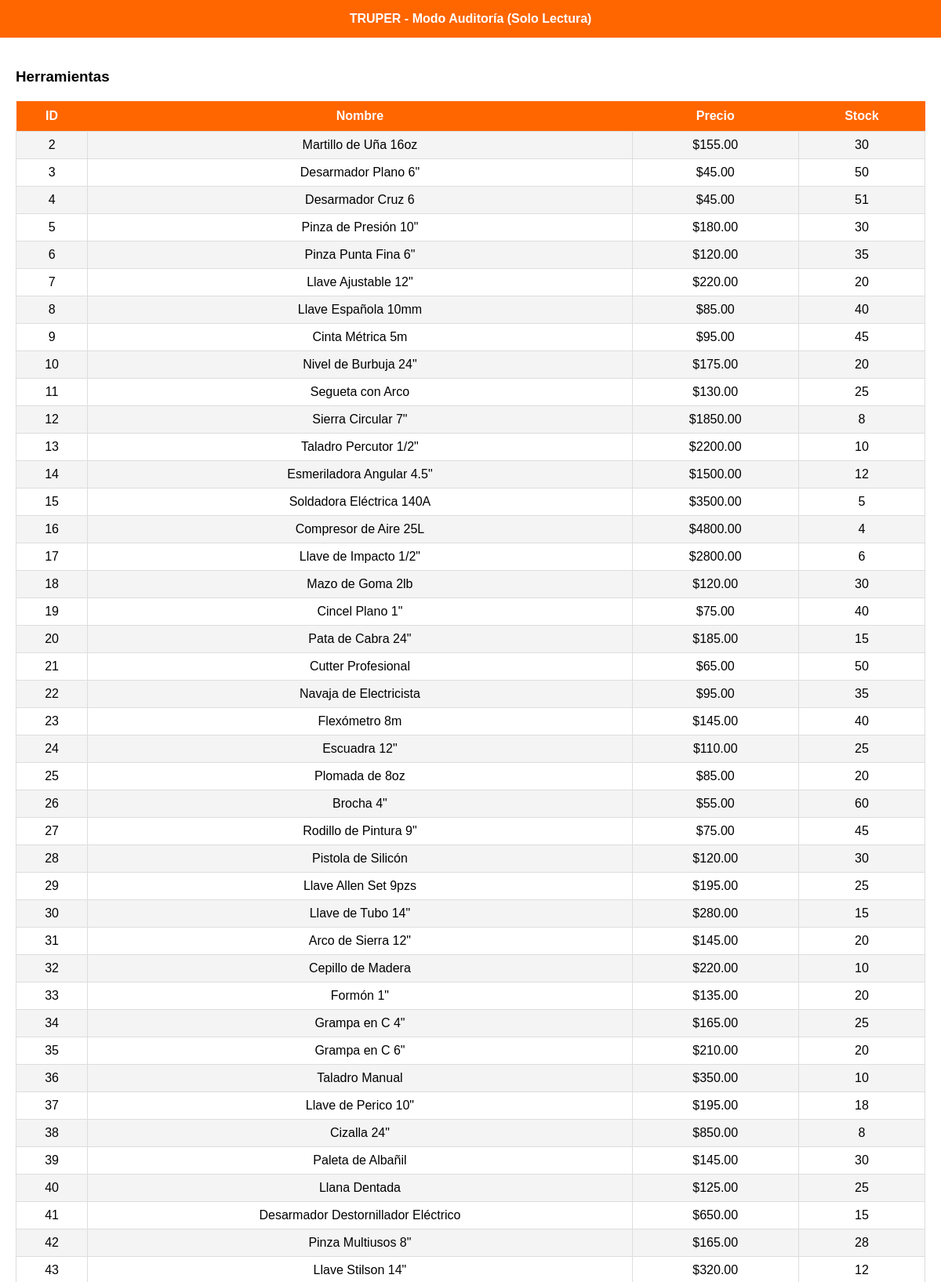
Page /auditoria.php (upper part) on the committed database.
### tables this page shows
CREATE TABLE `herramientas` (
  `id` int NOT NULL AUTO_INCREMENT,
  `nombre` varchar(100) NOT NULL,
  `precio` decimal(10,2) DEFAULT NULL,
  `stock` int DEFAULT '0',
  PRIMARY KEY (`id`)
);

### auditoria.php (the view, shortened to what this page needs)
<?php
$conn = new mysqli('localhost','audit_user','Audit*2026','truperocho');
$resultado = $conn->query("SELECT * FROM herramientas");
?>
<!DOCTYPE html>
<html lang="es">
<head>
</head>
<body>
<nav><b>TRUPER - Modo Auditoría (Solo Lectura)</b></nav>
<div class="container">
    <h3>Herramientas </h3>
    <table>
        <tr><th>ID</th><th>Nombre</th><th>Precio</th><th>Stock</th></tr>
        <?php while($row=$resultado->fetch_assoc()): ?>
        <tr>
            <td><?=$row['id']?></td>
            <td><?=$row['nombre']?></td>
            <td>$<?=$row['precio']?></td>
            <td><?=$row['stock']?></td>
        </tr>
        <?php endwhile; ?>
    </table>
</div>
</body>
</html>

### auditoria.php (style rules this page uses)
body { font-family:Arial,sans-serif;margin:0; }
nav { background:#ff6600;padding:15px;color:white;text-align:center; }
.container { padding:20px; }
table { width:100%;border-collapse:collapse;margin-top:20px; }
th { background:#ff6600;color:white;padding:10px; }
td { padding:8px;border:1px solid #ddd;text-align:center; }
tr:nth-child(even) { background:#f4f4f4; }

### rows in the picture
herramientas: id "2", nombre "Martillo de Uña 16oz", precio "155.00", stock "30"
herramientas: id "3", nombre "Desarmador Plano 6\"", precio "45.00", stock "50"
herramientas: id "4", nombre "Desarmador Cruz 6", precio "45.00", stock "51"
herramientas: id "5", nombre "Pinza de Presión 10\"", precio "180.00", stock "30"
herramientas: id "6", nombre "Pinza Punta Fina 6\"", precio "120.00", stock "35"
herramientas: id "7", nombre "Llave Ajustable 12\"", precio "220.00", stock "20"
herramientas: id "8", nombre "Llave Española 10mm", precio "85.00", stock "40"
herramientas: id "9", nombre "Cinta Métrica 5m", precio "95.00", stock "45"
herramientas: id "10", nombre "Nivel de Burbuja 24\"", precio "175.00", stock "20"
herramientas: id "11", nombre "Segueta con Arco", precio "130.00", stock "25"
herramientas: id "12", nombre "Sierra Circular 7\"", precio "1850.00", stock "8"
herramientas: id "13", nombre "Taladro Percutor 1/2\"", precio "2200.00", stock "10"
herramientas: id "14", nombre "Esmeriladora Angular 4.5\"", precio "1500.00", stock "12"
herramientas: id "15", nombre "Soldadora Eléctrica 140A", precio "3500.00", stock "5"
herramientas: id "16", nombre "Compresor de Aire 25L", precio "4800.00", stock "4"
herramientas: id "17", nombre "Llave de Impacto 1/2\"", precio "2800.00", stock "6"
herramientas: id "18", nombre "Mazo de Goma 2lb", precio "120.00", stock "30"
herramientas: id "19", nombre "Cincel Plano 1\"", precio "75.00", stock "40"
herramientas: id "20", nombre "Pata de Cabra 24\"", precio "185.00", stock "15"
herramientas: id "21", nombre "Cutter Profesional", precio "65.00", stock "50"
herramientas: id "22", nombre "Navaja de Electricista", precio "95.00", stock "35"
herramientas: id "23", nombre "Flexómetro 8m", precio "145.00", stock "40"
herramientas: id "24", nombre "Escuadra 12\"", precio "110.00", stock "25"
herramientas: id "25", nombre "Plomada de 8oz", precio "85.00", stock "20"
herramientas: id "26", nombre "Brocha 4\"", precio "55.00", stock "60"
herramientas: id "27", nombre "Rodillo de Pintura 9\"", precio "75.00", stock "45"
herramientas: id "28", nombre "Pistola de Silicón", precio "120.00", stock "30"
herramientas: id "29", nombre "Llave Allen Set 9pzs", precio "195.00", stock "25"
herramientas: id "30", nombre "Llave de Tubo 14\"", precio "280.00", stock "15"
herramientas: id "31", nombre "Arco de Sierra 12\"", precio "145.00", stock "20"
herramientas: id "32", nombre "Cepillo de Madera", precio "220.00", stock "10"
herramientas: id "33", nombre "Formón 1\"", precio "135.00", stock "20"
herramientas: id "34", nombre "Grampa en C 4\"", precio "165.00", stock "25"
herramientas: id "35", nombre "Grampa en C 6\"", precio "210.00", stock "20"
herramientas: id "36", nombre "Taladro Manual", precio "350.00", stock "10"
herramientas: id "37", nombre "Llave de Perico 10\"", precio "195.00", stock "18"
herramientas: id "38", nombre "Cizalla 24\"", precio "850.00", stock "8"
herramientas: id "39", nombre "Paleta de Albañil", precio "145.00", stock "30"
herramientas: id "40", nombre "Llana Dentada", precio "125.00", stock "25"
herramientas: id "41", nombre "Desarmador Destornillador Eléctrico", precio "650.00", stock "15"
herramientas: id "42", nombre "Pinza Multiusos 8\"", precio "165.00", stock "28"
herramientas: id "43", nombre "Llave Stilson 14\"", precio "320.00", stock "12"
